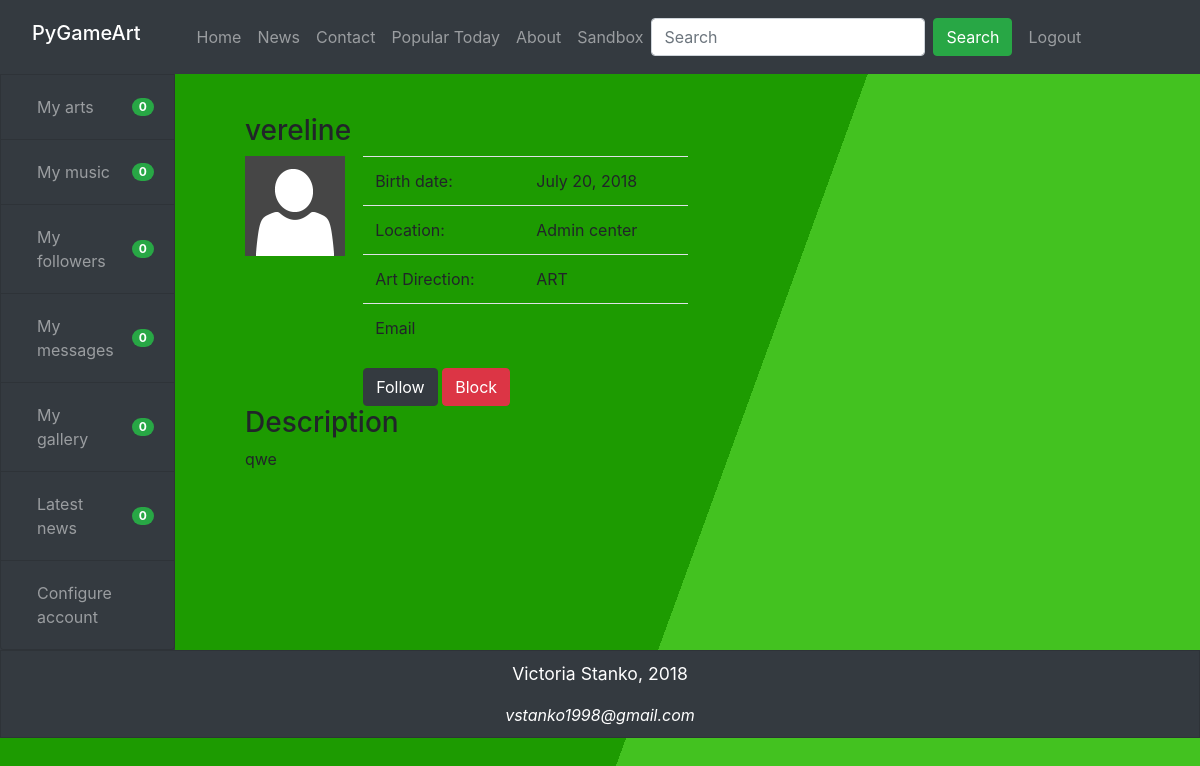
/accounts/users_profile/2/ (signed in), run on the app's committed database.
### accounts/models.py (models this page shows, shortened)
class ArtUser(models.Model):
    art = 'ART'
    music = 'MUS'
    video = 'VID'
    text = 'TXT'
    ART_DIRECTION = (
        (art, 'Art'),
        (music, 'Music'),
        (video, 'Video'),
        (text, 'Text'),
    )
    user_id = models.CharField(default="", max_length=255)
    location = models.CharField(max_length=255, default="", null=True)
    birth_date = models.DateField(null=True, blank=True)
    description = models.TextField()
    art_direction = models.CharField(max_length=255, choices=ART_DIRECTION, default=art)
    user_avatar = models.ImageField(upload_to=image_directory_path, storage=image_storage, null=True, blank=True)
    liked_arts = models.ManyToManyField(Art)
    relationships = models.ManyToManyField('self', through='Relationship',
                                           symmetrical=False,
                                           related_name='related_to')
    def get_relationships(self, status):
        return self.relationships.filter(
            to_people__status=status,
            to_people__from_person=self)
    def get_following(self):
        return self.get_relationships(RELATIONSHIP_FOLLOWING)
    def get_blocking(self):
        return self.get_relationships(RELATIONSHIP_BLOCKED)

### accounts/views.py (the view)
# urls.py: path('users_profile/<int:pk>/', views.look_profile, name='user_profile'),
def look_profile(request, **kwargs):
    if request.user.is_authenticated:
        current_authenticated_user = ArtUser.objects.get(user_id=request.user.id)
        if kwargs:
            pk = kwargs["pk"]
        else:
            pk = request.user.id
        art_user = get_object_or_404(ArtUser, user_id=pk)
        follow_message = 'follow'
        block_message = 'block'
        if art_user in current_authenticated_user.get_blocking():
            block_message = 'unblock'
        if art_user in current_authenticated_user.get_following():
            follow_message = 'unfollow'
        try:
            user_profile = get_object_or_404(User, id=int(pk))
        except ValueError:
            return render(request, 'user_page.html')
        return render(request, 'user_page.html', {'art_user': art_user,
                                                  'user_profile': user_profile,
                                                  'follow_message': follow_message,
                                                  'block_message': block_message})
    else:
        return render(request, 'user_page.html')

### accounts/templates/user_page.html (shortened to what this page needs)
{% extends 'base.html' %}
{% load static %}
{% block content %}
{% if user.is_authenticated %}
    <div class="row">
        <div class="col-xs-12 col-sm-12 col-md-6 col-lg-6 col-xs-offset-0 col-sm-offset-0 col-md-offset-3 col-lg-offset-3 toppad" >
            <div class="panel panel-info">
                <div class="panel-heading">
                    <h3 class="panel-title">{{ user_profile.username }}</h3>
                </div>
                <div class="panel-body">
                    <div class="row">
                        <div class="col-md-3 col-lg-3 " align="center">
                            {% if art_user.user_avatar %}
                                <div class="image">
                                    <img style="height: 100px; width: 100px" src="{{ art_user.user_avatar.url }}" alt="User Image"/>
                                </div>
                            {% else %}
                                <div class="image">
                                    <img style="height: 100px; width: 100px" src="{% static 'user-default.png' %}" alt="User Image"/>
                                </div>
                            {% endif %}
                        </div>
                    <div class=" col-md-9 col-lg-9 ">
                        <table class="table table-user-information">
                            <tbody>
                                <tr>
                                    <td>Birth date:</td>
                                    <td>{{ art_user.birth_date }}</td>
                                </tr>
                                <tr>
                                    <td>Location:</td>
                                <td>{{ art_user.location }}</td>
                                </tr>
                                <tr>
                                    <td>Art Direction:</td>
                                    <td>{{ art_user.art_direction }}</td>
                                </tr>
                                <tr>
                                    <td>Email</td>
                                    <td><a class="nav-link" href="mailto:{{ user_profile.email }}">{{ user_profile.email }}</a></td>
                                </tr>
                            </tbody>
                        </table>
                  <a href="#" id="{{ art_user.id }}" class="relateAction {{ follow_message }} btn btn-dark">{{ follow_message }}</a>
                  <a id="{{ art_user.id }}" class="relateAction {{ block_message }} btn btn-danger" href="#">{{ block_message }}</a>
                </div>
              </div>
            </div>
            <div class="panel-footer">
                <h3>Description</h3>
                <span class="pull-right">
                    {{ art_user.description }}
                </span>
            </div>
          </div>
        </div>
    </div>
{% else %}
    <p>You are not logged in</p>
    <a class="btn btn-dark" href="{% url 'login' %}">login</a>
{% endif %}
{% endblock %}

### static/css/style.css (style rules this page uses)
body { background: linear-gradient(110deg, #1d9b01 60%, #43c220 60%) no-repeat fixed; }
.nav-link { color: rgba(255, 255, 255, 0.5); }

### accounts/templates/user_page.html (style rules this page uses)
a.relateAction { text-transform: capitalize; }

### data on the page
ArtUser: birth_date "July 20, 2018", location "Admin center", art_direction "ART", description "qwe"

### other printed values
{{ user_profile.username }} "vereline"
{{ follow_message }} "Follow"
{{ block_message }} "Block"
